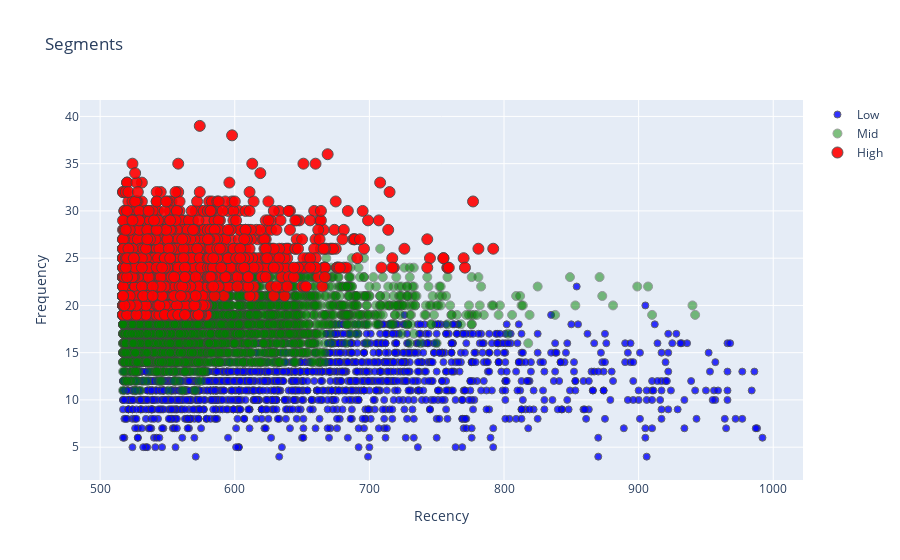

Source (notebook cell):
### Code cell
# Recency vs Frequency
tx_graph = rfm_data.query("recency < 1000 and frequency < 100")

plot_data = [
    go.Scatter(
        x=tx_graph.query("segment == 'Low-Value'")['recency'],
        y=tx_graph.query("segment == 'Low-Value'")['frequency'],
        mode='markers',
        name='Low',
        marker= dict(size= 7,
            line= dict(width=1),
            color= 'blue',
            opacity= 0.8
           )
    ),
        go.Scatter(
        x=tx_graph.query("segment == 'Mid-Value'")['recency'],
        y=tx_graph.query("segment == 'Mid-Value'")['frequency'],
        mode='markers',
        name='Mid',
        marker= dict(size= 9,
            line= dict(width=1),
            color= 'green',
            opacity= 0.5
           )
    ),
        go.Scatter(
        x=tx_graph.query("segment == 'High-Value'")['recency'],
        y=tx_graph.query("segment == 'High-Value'")['frequency'],
        mode='markers',
        name='High',
        marker= dict(size= 11,
            line= dict(width=1),
            color= 'red',
            opacity= 0.9
           )
    ),
]

plot_layout = go.Layout(
        yaxis= {'title': "Frequency"},
        xaxis= {'title': "Recency"},
        title='Segments'
    )
fig = go.Figure(data=plot_data, layout=plot_layout)
pyoff.iplot(fig)

### Figure 1 — Plotly figure (JSON) as saved in the notebook; plotly's stock layout.template omitted (floating-point values rounded to 4 significant figures; data arrays with more than 128 entries replaced by an {"elided": "..."} marker saying what was removed)
{"data": [{"marker": {"color": "blue", "line": {"width": 1}, "opacity": 0.8, "size": 7}, "mode": "markers", "name": "Low", "type": "scatter", "x": {"elided": "1802 int values"}, "y": {"elided": "1802 int values"}}, {"marker": {"color": "green", "line": {"width": 1}, "opacity": 0.5, "size": 9}, "mode": "markers", "name": "Mid", "type": "scatter", "x": {"elided": "2791 int values"}, "y": {"elided": "2791 int values"}}, {"marker": {"color": "red", "line": {"width": 1}, "opacity": 0.9, "size": 11}, "mode": "markers", "name": "High", "type": "scatter", "x": {"elided": "2269 int values"}, "y": {"elided": "2269 int values"}}], "layout": {"title": {"text": "Segments"}, "xaxis": {"title": {"text": "Recency"}}, "yaxis": {"title": {"text": "Frequency"}}}}
